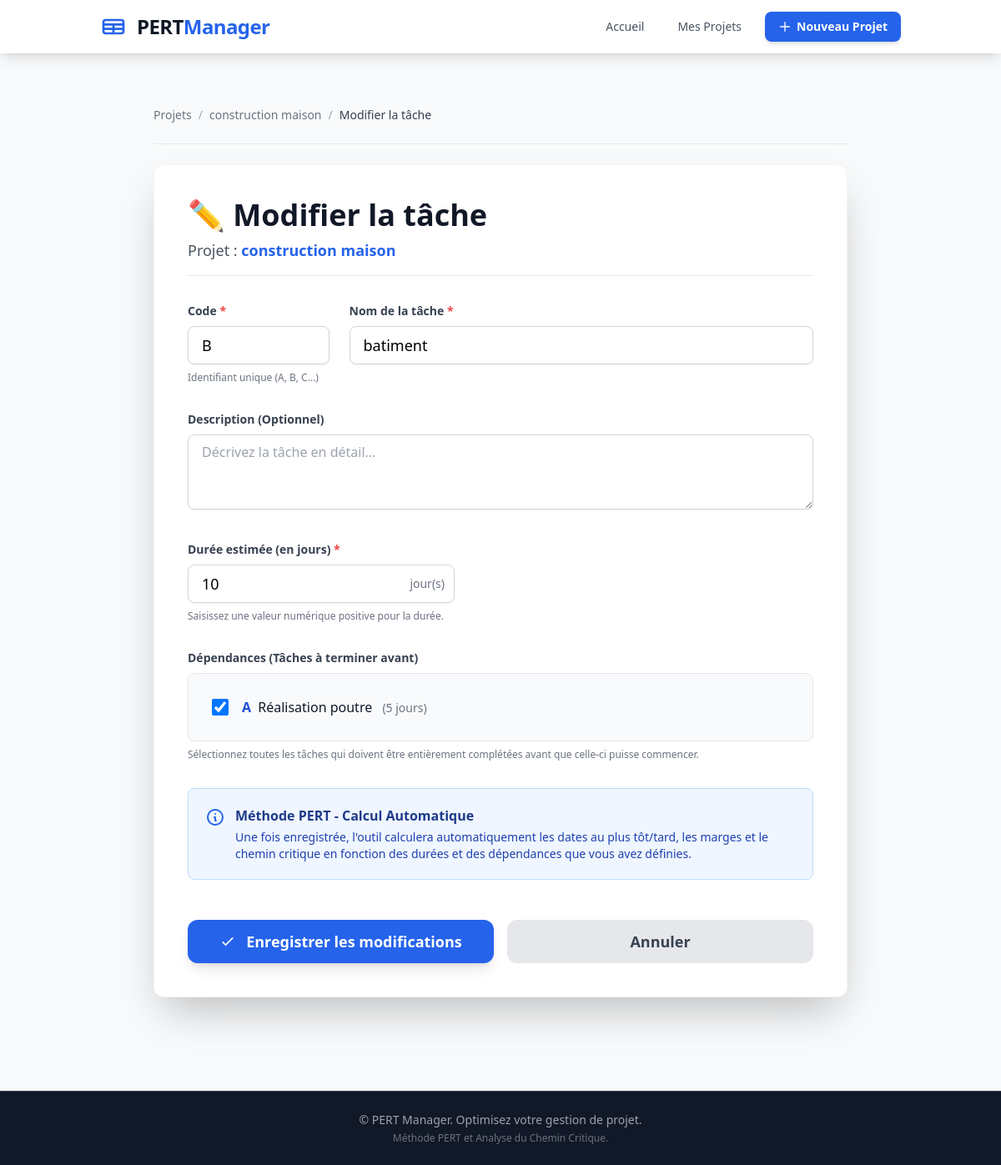
/taches/4/modifier/, run on the app's committed database.
### pert/models.py (models this page shows, shortened)
class Projet(models.Model):
    nom = models.CharField(max_length=200, verbose_name="Nom du projet")
    description = models.TextField(blank=True, null=True, verbose_name="Description")
    date_creation = models.DateTimeField(auto_now_add=True, verbose_name="Date de création")
    date_modification = models.DateTimeField(auto_now=True, verbose_name="Dernière modification")
    class Meta:
        verbose_name = "Projet"
        verbose_name_plural = "Projets"
        ordering = ['-date_creation']

class Tache(models.Model):
    projet = models.ForeignKey(
        Projet,
        on_delete=models.CASCADE,
        related_name='taches',
        verbose_name="Projet"
    )
    code = models.CharField(max_length=10, verbose_name="Code de la tâche")
    nom = models.CharField(max_length=200, verbose_name="Nom de la tâche")
    description = models.TextField(blank=True, null=True, verbose_name="Description")
    duree = models.IntegerField(verbose_name="Durée (en jours)")
    dependances = models.ManyToManyField(
        'self',
        symmetrical=False,
        blank=True,
        related_name='successeurs',
        verbose_name="Dépendances (tâches à terminer avant)"
    )
    date_debut_tot = models.IntegerField(
        null=True,
        blank=True,
        verbose_name="Date de début au plus tôt"
    )
    date_fin_tot = models.IntegerField(
        null=True,
        blank=True,
        verbose_name="Date de fin au plus tôt"
    )
    date_debut_tard = models.IntegerField(
        null=True,
        blank=True,
        verbose_name="Date de début au plus tard"
    )
    date_fin_tard = models.IntegerField(
        null=True,
        blank=True,
        verbose_name="Date de fin au plus tard"
    )
    marge_totale = models.IntegerField(
        null=True,
        blank=True,
        verbose_name="Marge totale"
    )
    marge_libre = models.IntegerField(
        null=True,
        blank=True,
        verbose_name="Marge libre"
    )
    class Meta:
        verbose_name = "Tâche"
        verbose_name_plural = "Tâches"
        ordering = ['code']
        unique_together = ['projet', 'code']

### pert/views.py (the view)
# urls.py: path('taches/<int:pk>/modifier/', views.tache_update, name='tache_update'),
def tache_update(request, pk):
    tache = get_object_or_404(Tache, pk=pk)
    projet = tache.projet
    if request.method == 'POST':
        form = TacheForm(request.POST, instance=tache, projet=projet)
        if form.is_valid():
            tache = form.save()
            _recalculer_pert(projet)
            messages.success(request, f'Tâche "{tache.code}" modifiée avec succès !')
            return redirect('projet_detail', pk=projet.pk)
    else:
        form = TacheForm(instance=tache, projet=projet)
    taches_disponibles = projet.taches.exclude(pk=tache.pk).order_by('code')
    return render(request, 'pert/tache_form.html', {
        'form': form,
        'projet': projet,
        'tache': tache,
        'taches_disponibles': taches_disponibles,
        'action': 'Modifier'
    })

### pert/templates/pert/tache_form.html (shortened to what this page needs)
{% extends 'pert/base.html' %}
{% block content %}
<div class="max-w-4xl mx-auto px-4 sm:px-6 lg:px-8 py-8">
    <nav class="mb-6 text-sm" aria-label="Breadcrumb">
        <ol class="flex items-center space-x-2 text-gray-500">
            <li><a href="{% url 'projet_list' %}" class="hover:text-blue-600 transition">Projets</a></li>
            <li><span class="text-gray-400">/</span></li>
            <li><a href="{% url 'projet_detail' projet.id %}" class="hover:text-blue-600 transition">{{ projet.nom }}</a></li>
            <li><span class="text-gray-400">/</span></li>
            <li class="text-gray-700 font-medium" aria-current="page">
                {% if form.instance.pk %}Modifier la tâche{% else %}Nouvelle tâche{% endif %}
            </li>
        </ol>
    </nav>
    <hr class="border-gray-200 mb-6"/>
    <div class="bg-white rounded-xl shadow-2xl p-6 sm:p-8 lg:p-10 border border-gray-100">
        <div class="mb-8 border-b pb-4">
            <h1 class="text-4xl font-extrabold text-gray-900 mb-2">
                {% if form.instance.pk %}
                    ✏️ Modifier la tâche
                {% else %}
                    ➕ Ajouter une nouvelle tâche
                {% endif %}
            </h1>
            <p class="text-lg text-gray-600">
                Projet : <span class="font-bold text-blue-600">{{ projet.nom }}</span>
            </p>
        </div>
        <form method="post" class="space-y-8">
            <div class="grid md:grid-cols-4 gap-6">
                <div class="md:col-span-1">
                    <label for="{{ form.code.id_for_label }}" class="block text-sm font-semibold text-gray-700 mb-2">
                        Code <span class="text-red-500">*</span>
                    </label>
                    <input
                        type="text"
                        name="{{ form.code.name }}"
                        id="{{ form.code.id_for_label }}"
                        value="{{ form.code.value|default:'' }}"
                        class="w-full px-4 py-2 border border-gray-300 rounded-lg focus:ring-blue-500 focus:border-blue-500 transition text-lg uppercase shadow-sm placeholder-gray-400"
                        placeholder="Ex: A"
                        maxlength="10"
                        required
                    >
                    <p class="mt-2 text-xs text-gray-500">Identifiant unique (A, B, C...)</p>
                </div>
                <div class="md:col-span-3">
                    <label for="{{ form.nom.id_for_label }}" class="block text-sm font-semibold text-gray-700 mb-2">
                        Nom de la tâche <span class="text-red-500">*</span>
                    </label>
                    <input
                        type="text"
                        name="{{ form.nom.name }}"
                        id="{{ form.nom.id_for_label }}"
                        value="{{ form.nom.value|default:'' }}"
                        class="w-full px-4 py-2 border border-gray-300 rounded-lg focus:ring-blue-500 focus:border-blue-500 transition text-lg shadow-sm placeholder-gray-400"
                        placeholder="Ex: Réalisation des fondations"
                        required
                    >
                </div>
            </div>
            <div>
                <label for="{{ form.description.id_for_label }}" class="block text-sm font-semibold text-gray-700 mb-2">
                    Description (Optionnel)
                </label>
                <textarea
                    name="{{ form.description.name }}"
                    id="{{ form.description.id_for_label }}"
                    rows="3"
                    class="w-full px-4 py-2 border border-gray-300 rounded-lg focus:ring-blue-500 focus:border-blue-500 transition shadow-sm placeholder-gray-400"
                    placeholder="Décrivez la tâche en détail..."
                >{{ form.description.value|default:'' }}</textarea>
            </div>
            <div>
                <label for="{{ form.duree.id_for_label }}" class="block text-sm font-semibold text-gray-700 mb-2">
                    Durée estimée (en jours) <span class="text-red-500">*</span>
                </label>
                <div class="relative max-w-xs">
                    <input
                        type="number"
                        name="{{ form.duree.name }}"
                        id="{{ form.duree.id_for_label }}"
                        value="{{ form.duree.value|default:'' }}"
                        class="w-full px-4 py-2 border border-gray-300 rounded-lg focus:ring-blue-500 focus:border-blue-500 transition pr-16 text-lg shadow-sm placeholder-gray-400"
                        placeholder="Ex: 10"
                        min="1"
                        required
                    >
                    <div class="absolute inset-y-0 right-0 flex items-center pr-3 pointer-events-none">
                        <span class="text-gray-500 text-sm font-medium">jour(s)</span>
                    </div>
                </div>
                <p class="mt-2 text-xs text-gray-500">Saisissez une valeur numérique positive pour la durée.</p>
            </div>
            <div>
                <label for="id_dependances_list" class="block text-sm font-semibold text-gray-700 mb-2">
                    Dépendances (Tâches à terminer avant)
                </label>
                <div id="id_dependances_list" class="bg-gray-50 rounded-lg p-4 space-y-2 max-h-72 overflow-y-auto border border-gray-200">
                    {% if taches_disponibles %}
                        {% for tache in taches_disponibles %}
                        <label class="flex items-center p-3 hover:bg-gray-100 rounded-lg cursor-pointer transition ease-in-out duration-150">
                            <input
                                type="checkbox"
                                name="{{ form.dependances.name }}"
                                value="{{ tache.id }}"
                                {% comment %} Correction: Utiliser 'tache.id' pour vérifier si la dépendance est sélectionnée {% endcomment %}
                                {% if tache.id in form.dependances.value|default:form.dependances.initial %}checked{% endif %}
                                class="w-5 h-5 text-blue-600 border-gray-300 rounded focus:ring-blue-500"
                            >
                            <span class="ml-4 flex-1 text-base">
                                <span class="font-bold text-blue-700">{{ tache.code }}</span>
                                <span class="text-gray-900 ml-1">{{ tache.nom }}</span>
                                <span class="text-sm text-gray-500 ml-2">({{ tache.duree }} jour{{ tache.duree|pluralize }})</span>
                            </span>
                        </label>
                        {% endfor %}
                    {% else %}
                        <p class="text-gray-500 text-base italic text-center py-4">
                            Aucune autre tâche n'est disponible dans ce projet. Cette tâche sera une tâche de départ.
                        </p>
                    {% endif %}
                </div>
                <p class="mt-2 text-xs text-gray-500">
                    Sélectionnez toutes les tâches qui doivent être entièrement complétées avant que celle-ci puisse commencer.
                </p>
            </div>
            <div class="p-5 bg-blue-50 rounded-lg border border-blue-200" role="alert">
                <div class="flex items-start">
                    <svg class="w-6 h-6 text-blue-600 flex-shrink-0 mt-0.5 mr-3" fill="none" stroke="currentColor" viewBox="0 0 24 24">
                        <path stroke-linecap="round" stroke-linejoin="round" stroke-width="2" d="M13 16h-1v-4h-1m1-4h.01M21 12a9 9 0 11-18 0 9 9 0 0118 0z"></path>
                    </svg>
                    <div>
                        <h3 class="font-bold text-blue-900 mb-1 text-base">Méthode PERT - Calcul Automatique</h3>
                        <p class="text-sm text-blue-800">
                            Une fois enregistrée, l'outil calculera automatiquement les dates au plus tôt/tard, les marges et le chemin critique en fonction des durées et des dépendances que vous avez définies.
                        </p>
                    </div>
                </div>
            </div>
            <div class="flex flex-col sm:flex-row space-y-3 sm:space-y-0 sm:space-x-4 pt-4">
                <button
                    type="submit"
                    class="sm:flex-1 w-full bg-blue-600 hover:bg-blue-700 text-white font-bold py-3 px-6 rounded-xl shadow-lg transition duration-200 ease-in-out transform hover:scale-[1.02] active:scale-[0.98] flex items-center justify-center text-lg"
                >
                    <svg class="w-5 h-5 mr-3" fill="none" stroke="currentColor" viewBox="0 0 24 24">
                        <path stroke-linecap="round" stroke-linejoin="round" stroke-width="2" d="M5 13l4 4L19 7"></path>
                    </svg>
                    {% if form.instance.pk %}Enregistrer les modifications{% else %}Ajouter la tâche{% endif %}
                </button>
                <a
                    href="{% url 'projet_detail' projet.id %}"
                    class="sm:flex-1 w-full bg-gray-200 hover:bg-gray-300 text-gray-700 font-semibold py-3 px-6 rounded-xl transition duration-200 ease-in-out text-center flex items-center justify-center text-lg"
                >
                    Annuler
                </a>
            </div>
        </form>
    </div>
</div>
{% endblock %}

### data on the page
Projet: nom "construction maison"
Tache: nom "batiment"
Tache: dependances "☑", code "A", nom "Réalisation poutre", duree "5"
